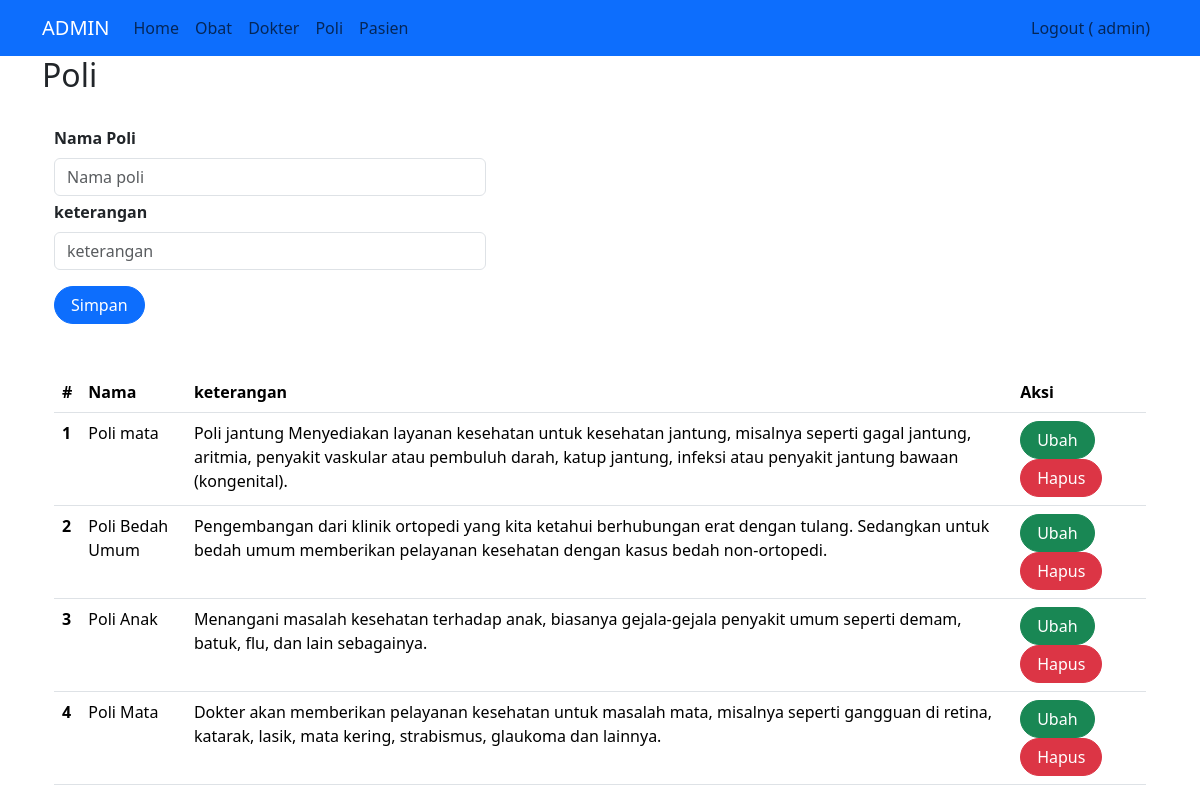
Screenshot of /index2.php?page=poli (signed in) with the database file from the repository.
### tables this page shows
CREATE TABLE `poli` (
  `id` int(11) NOT NULL,
  `nama_poli` varchar(25) NOT NULL,
  `keterangan` text NOT NULL
);

### poli.php (the view, shortened to what this page needs)
<h2>Poli</h2>
<br>
<div class="container">
    <form class="form row" method="POST" style="width: 30rem;" action="" name="myForm" onsubmit="return(validate());">
        <?php
        $nama_poli = '';
        $keterangan = '';
        ?>
        <div class="row">
            <label for="inputNama" class="form-label fw-bold">
                Nama Poli
            </label>
            <div>
                <input type="text" class="form-control" name="nama_poli" id="inputNama" placeholder="Nama poli" value="<?php echo $nama_poli ?>">
            </div>
        </div>
        <div class="row mt-1">
            <label for="inputketerangan" class="form-label fw-bold">
                keterangan
            </label>
            <div>
                <input type="text" class="form-control" name="keterangan" id="inputketerangan" placeholder="keterangan" value="<?php echo $keterangan ?>">
            </div>
        </div>
        <div class="row mt-3">
            <div class=col>
                <button type="submit" class="btn btn-primary rounded-pill px-3 mt-auto" name="simpan">Simpan</button>
            </div>
        </div>
    </form>
    <br>
    <br>
    <table class="table table-hover">
        <thead>
            <tr>
                <th scope="col">#</th>
                <th scope="col">Nama</th>
                <th scope="col">keterangan</th>
                <th scope="col">Aksi</th>
            </tr>
        </thead>
        <tbody>
            <?php
            $result = mysqli_query($mysqli, "SELECT * FROM poli");
            $no = 1;
            while ($data = mysqli_fetch_array($result)) {
            ?>
                <tr>
                    <th scope="row"><?php echo $no++ ?></th>
                    <td><?php echo $data['nama_poli'] ?></td>
                    <td><?php echo $data['keterangan'] ?></td>
                    <td>
                        <a class="btn btn-success rounded-pill px-3" href="index.php?page=poli&id=<?php echo $data['id'] ?>">Ubah</a>
                        <a class="btn btn-danger rounded-pill px-3" href="index.php?page=poli&id=<?php echo $data['id'] ?>&aksi=hapus">Hapus</a>
                    </td>
                </tr>
            <?php
            }
            ?>
        </tbody>
    </table>

### css/style.css (style rules this page uses)
div { display: block; }

### rows the page displays
poli: nama_poli "Poli mata", keterangan "Poli jantung Menyediakan layanan kesehatan untuk kesehatan jantung, misalnya seperti gagal jantung, aritmia, penyakit vaskular atau pembuluh darah, katup jantung, infeksi atau penyakit jantung bawaan (kongenital)."
poli: nama_poli "Poli Bedah Umum", keterangan "Pengembangan dari klinik ortopedi yang kita ketahui berhubungan erat dengan tulang. Sedangkan untuk bedah umum memberikan pelayanan kesehatan dengan kasus bedah non-ortopedi."
poli: nama_poli "Poli Anak", keterangan "Menangani masalah kesehatan terhadap anak, biasanya gejala-gejala penyakit umum seperti demam, batuk, flu, dan lain sebagainya."
poli: nama_poli "Poli Mata", keterangan "Dokter akan memberikan pelayanan kesehatan untuk masalah mata, misalnya seperti gangguan di retina, katarak, lasik, mata kering, strabismus, glaukoma dan lainnya."

### other values shown
$_SESSION['username'] "admin"
